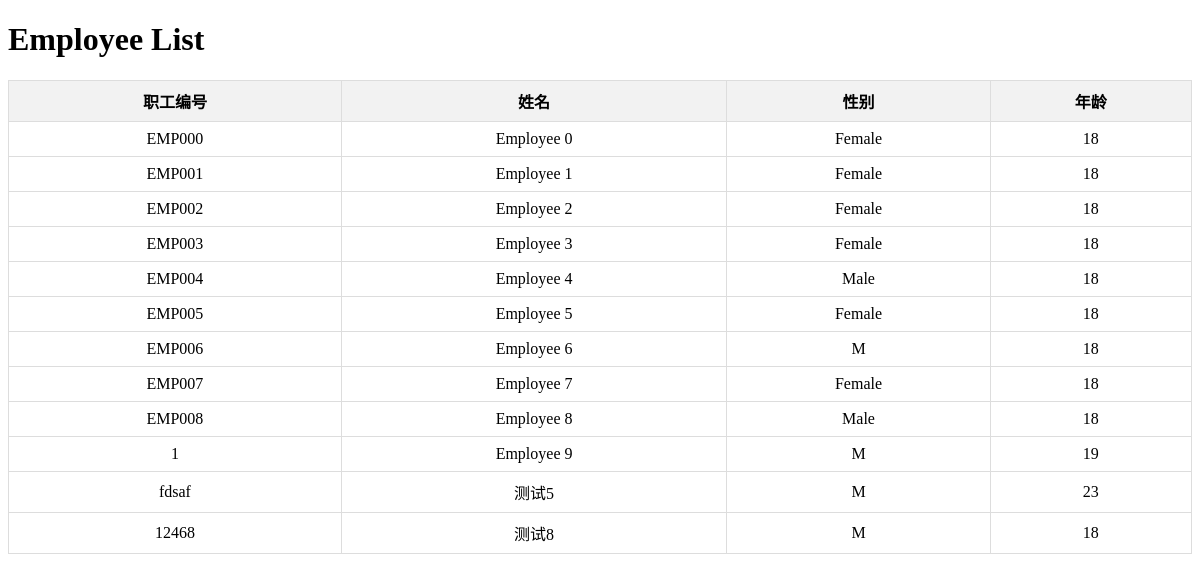
The page /attendance/employees/ on the database as committed earlier.
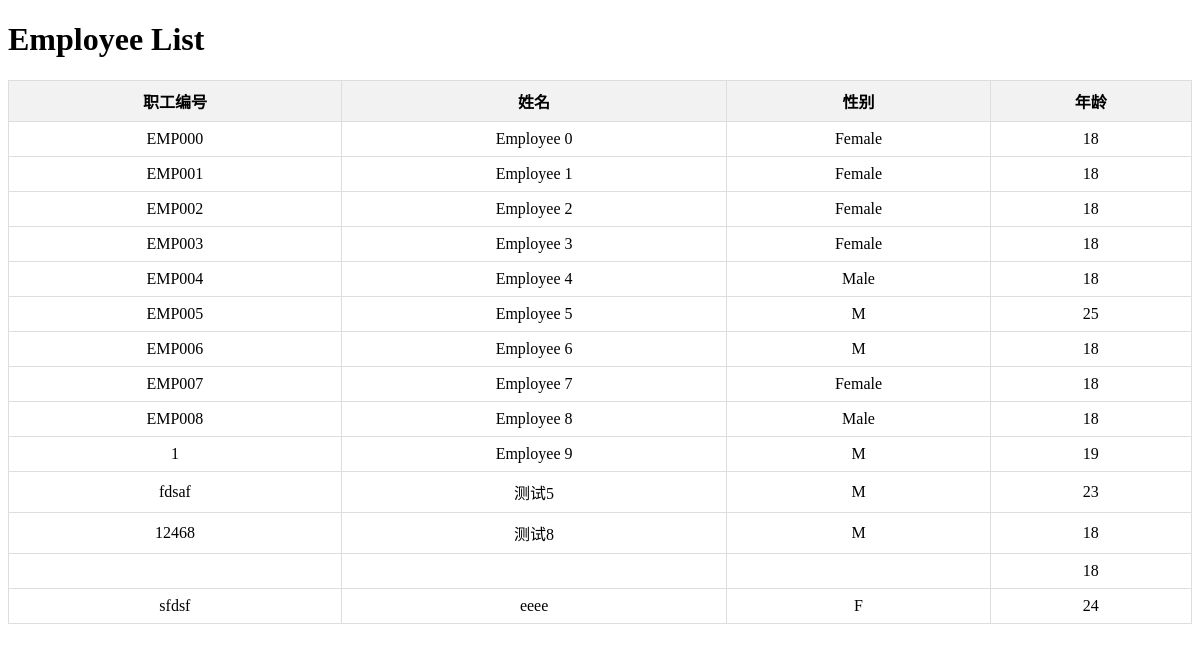
The same page on the database as committed later.
### attendance/models.py (models this page shows, shortened)
class Employee(models.Model):
    GENDER_CHOICES = [
        ('M', '男'),
        ('F', '女'),
    ]
    employee_id = models.CharField(max_length=10, unique=True)
    employee_name = models.CharField(max_length=50)
    employee_gender = models.CharField(max_length=1, choices=GENDER_CHOICES)
    employee_age = models.PositiveIntegerField(default=18)
    employee_title = models.CharField(max_length=150, blank=True, null=True)

### attendance/views.py (the view)
# urls.py: path('employees/', employee_list, name='employee_list'),
def employee_list(request):
    employees = Employee.objects.all()
    return render(request, 'attendance/employee_list.html', {'employees': employees})

### attendance/templates/attendance/employee_list.html (shortened to what this page needs)
{% load static %}
<!DOCTYPE html>
<html>
<head>
</head>
<body>
    <h1>Employee List</h1>
    <table>
        <thead>
            <tr>
                <th>职工编号</th>
                <th>姓名</th>
                <th>性别</th>
                <th>年龄</th>
            </tr>
        </thead>
        <tbody>
            {% for employee in employees %}
            <tr>
                <td>{{ employee.employee_id }}</td>
                <td>{{ employee.employee_name }}</td>
                <td>{{ employee.employee_gender }}</td>
                <td>{{ employee.employee_age }}</td>
            </tr>
            {% endfor %}
        </tbody>
    </table>
</body>
</html>

Rows that differ between the two databases and show on the page:
changed Employee "EMP005": employee_gender "Female" → "M"; employee_age "18" → "25"
added Employee: employee_age "18"
added Employee: employee_id "sfdsf", employee_name "eeee", employee_gender "F", employee_age "24"
